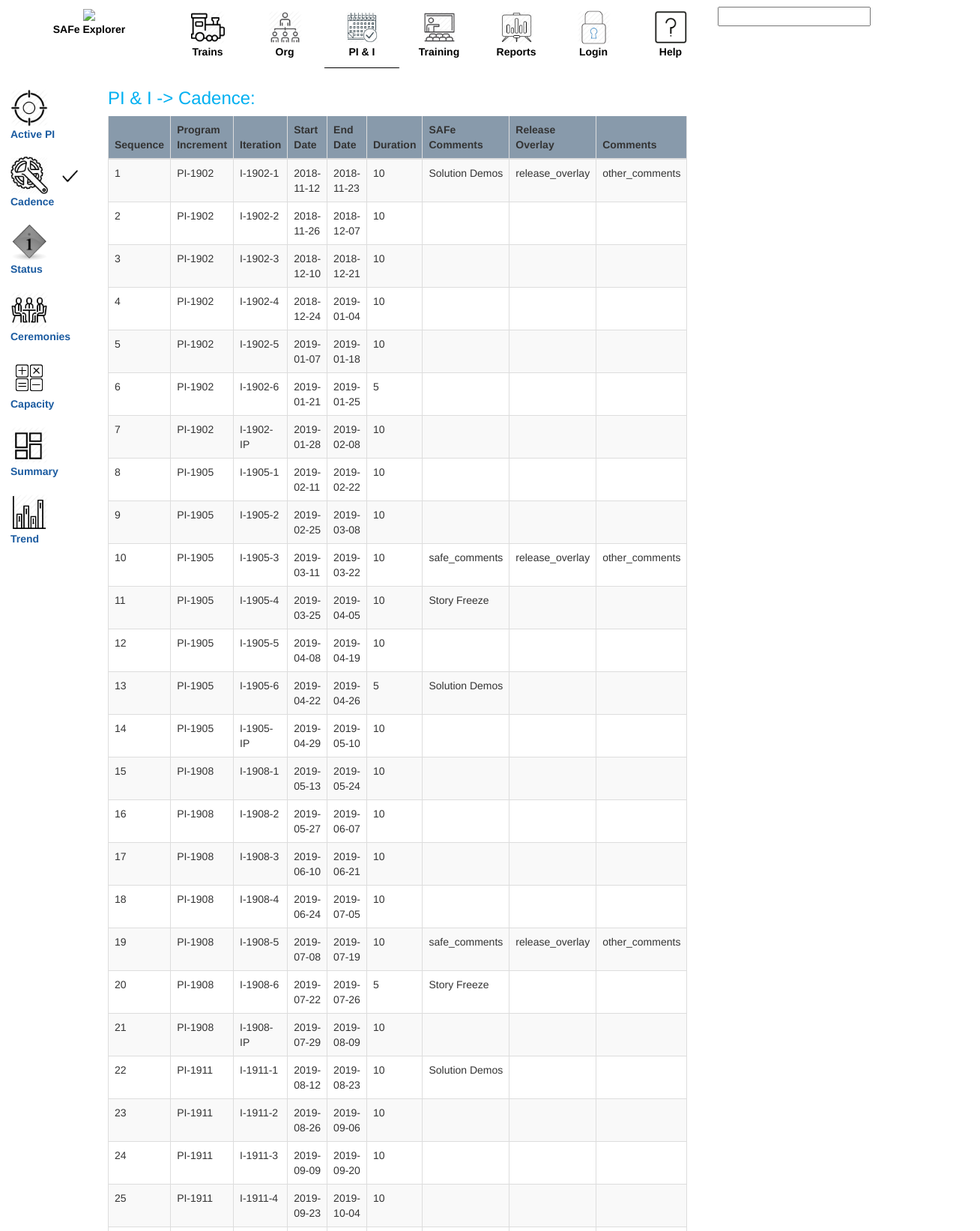
The page /piplanning_cadence.php (upper part) on the database its author committed.
### tables this page shows
CREATE TABLE `cadence` (
  `sequence` int(11) NOT NULL,
  `PI_id` varchar(255) NOT NULL,
  `iteration_id` varchar(255) NOT NULL,
  `start_date` date NOT NULL,
  `end_date` date NOT NULL,
  `duration` int(5) DEFAULT NULL,
  `safe_comments` varchar(255) DEFAULT NULL,
  `release_overlay` varchar(255) DEFAULT NULL,
  `comments` varchar(255) DEFAULT NULL
);

### functions.php (called while the page is built, shortened)
<?php
  function is_logged_in() {
    if (!isset($_SESSION['logged_in'])) {return false;}
	return true;
  }
  function is_admin() {
	if (!isset($_SESSION['logged_in'])) {return false;}
    return ($_SESSION['logged_in'] == true and $_SESSION['role'] == 'ADMIN');
  }
?>

### piplanning_cadence.php (the view, shortened to what this page needs)
<?php
  $nav_selected = "PIPLANNING";
  $left_buttons = "YES";
  $left_selected = "CADENCE";
  include("./nav.php");
  global $db;
  $image = "";
?>
  <div class="right-content">
   <div class="container">
       <h3 style = "color: #01B0F1;">PI & I -> Cadence:</h3>
        <table id="info" cellpadding="0" cellspacing="0" border="0" class="datatable table table-striped table-bordered datatable-style"
              width="100%" style="width: 100px;">
              <thead>
                <tr id="table-first-row">
                  <th>Sequence</th>
                  <th>Program Increment</th>
                  <th>Iteration</th>
                  <th>Start Date</th>
                  <th>End Date</th>
                  <th>Duration</th>
                  <th>SAFe Comments</th>
                  <th>Release Overlay</th>
                  <th>Comments</th>
                </tr>
              </thead>
              <tbody>
                <?php
                 $sql = "select *
                         from cadence";
                 $result = $db->query($sql);
                 if($result -> num_rows > 0){
                   while($row = $result -> fetch_assoc()){
                     echo
                     "<tr>
                         <td >" . $row["sequence"] . "</td>
                         <td>" .$row["PI_id"] ."</td>
                         <td>" .$row["iteration_id"] . "</td>
                          <td>" .$row["start_date"] ."</td>
                         <td>" .$row["end_date"] ."</td>
                         <td>" .$row["duration"] ."</td>
                         <td>" .$row["safe_comments"] .$image."</td>
                         <td>" .$row["release_overlay"].$image."</td>
                         <td>" .$row["comments"].$image."</td>
                       </tr>";
                   }
                 }
                  else {
                   echo "0 results";
                 }
                ?>
              </tbody>
        </table>
  <?php include("./footer.php"); ?>

### nav.php (shortened to what this page needs)
<!DOCTYPE html>
<html>
    <head>
        <link rel="stylesheet" href="https://maxcdn.bootstrapcdn.com/bootstrap/3.3.7/css/bootstrap.min.css">
        <link href="https://maxcdn.bootstrapcdn.com/bootstrap/3.3.7/css/bootstrap.min.css" rel="stylesheet"/>
        <link href="https://cdnjs.cloudflare.com/ajax/libs/datatables/1.10.12/css/dataTables.bootstrap.min.css" rel="stylesheet"/>
        <link rel="stylesheet" href="styles/mainStyleSheet.css">
        <link rel="stylesheet" type="text/css" href="styles/style.css">
    </head>
<body class="body_background">
<div id="wrap">
    <div id="nav">
        <ul>
            <a href="index.php">
              <li class="horozontal-li-logo">
              <img src ="./images/main_logo.png">
              <br/>SAFe Explorer</li>
            </a>
            <a href="trains_list.php">
              <li <?php if($nav_selected == "TRAINS"){ echo 'class="current-page"'; } ?>>
              <img src="./images/trains_and_teams.png">
              <br/>Trains</li>
            </a>
            <a href="org_list.php">
              <li <?php if($nav_selected == "ORG"){ echo 'class="current-page"'; } ?>>
                <img src="./images/org_structure.png">
                <br/>Org</li>
            </a>
            <a href="piplanning_active_pi.php">
              <li <?php if($nav_selected == "PIPLANNING"){ echo 'class="current-page"'; } ?>>
              <img src="./images/pi_planning.png">
              <br/>PI & I </li>
            </a>
            <a href="training_summary.php">
              <li <?php if($nav_selected == "TRAINING"){ echo 'class="current-page"'; } ?>>
              <img src="./images/training.png">
              <br/>Training</li>
            </a>
            <a href="reports_summary.php">
              <li <?php if($nav_selected == "REPORTS"){ echo 'class="current-page"'; } ?>>
                <img src="./images/reports.png">
                <br/>Reports</li>
            </a>
      <?php
        if (is_admin()) {
          echo '<a href="admin_import.php"><li ';
          if ($nav_selected == "ADMIN") {
            echo 'class="current-page"';
          }
          echo '><img src="./images/admin.png"><br/>Admin</li></a>';
          echo '<a href="./login-system/logout.php"><li ';
          if ($nav_selected == "LOGIN") {
            echo 'class="current-page"';
          }
          echo '><img src="./images/logout.png"><br/>Logout</li></a>';
        }
        elseif (is_logged_in()) {
          echo '<a href="./login-system/logout.php"><li ';
          if ($nav_selected == "LOGIN") {
            echo 'class="current-page"';
          }
          echo '><img src="./images/logout.png"><br/>Logout</li></a>';
        }
        else {
          echo '<a href="./login-system/index.php"><li ';
          if ($nav_selected == "LOGIN") {
            echo 'class="current-page"';
          }
          echo '><img src="./images/login.png"><br/>Login</li></a>';
        }
        ?>
        <a href="help_faqs.php">
          <li <?php if($nav_selected == "HELP"){ echo 'class="current-page"'; } ?>>
            <img src="./images/help.png">
            <br/>Help</li>
        </a>
		  <li class="horozontal-li-search" <?php if($nav_selected == "SEARCH"){ echo 'class="current-page"'; } ?>>
			   <div>
				    <input type="text" id="search_term" placeholder=" " title="Type in a name">
			   </div><br/>
		  </li>
      </ul>
      <br />
    </div>
    <table style="width:1250px">
      <tr>
        <?php
            if ($left_buttons == "YES") {
        ?>
        <td style="width: 120px;" valign="top">
        <?php
            if ($nav_selected == "TRAINS") {
                include("./left_menu_trains.php");
            } elseif ($nav_selected == "ORG") {
                include("./left_menu_org.php");
            } elseif ($nav_selected == "PIPLANNING") {
                include("./left_menu_piplanning.php");
            } elseif ($nav_selected == "ADMIN") {
                include("./left_menu_admin.php");
            } elseif ($nav_selected == "TRAINING") {
                include("./left_menu_training.php");
            } elseif ($nav_selected == "REPORTS") {
                include("./left_menu_reports.php");
            } elseif ($nav_selected == "HELP") {
                include("./left_menu_help.php");
            } else {
                include("./left_menu.php");
            }
        ?>
        </td>
        <td style="width: 1100px;" valign="top">
        <?php
          } else {
        ?>
        <td style="width: 100%;" valign="top">
        <?php
          }
        ?>

### left_menu_piplanning.php
<div id="menu-left">
  <a href="piplanning_active_pi.php">
  	<div <?php if($left_selected == "ACTIVE_PI")
  	{ echo 'class="menu-left-current-page"'; } ?>>
  	<img src="./images/piplanning_active_pi.png">
  	<br/>Active PI<br/></div>
  </a>
  <a href = "piplanning_cadence.php">
  	<div <?php if($left_selected == "CADENCE")
  	{ echo 'class="menu-left-current-page"'; } ?>>
  	<img src="./images/piplanning_cadence.png">
  	<br/>Cadence<br/></div>
  </a>
  <a href = "piplanning_status.php">
    <div <?php if($left_selected == "STATUS")
    { echo 'class="menu-left-current-page"'; } ?>>
    <img src="./images/status_icon.png">
    <br/>Status<br/></div>
  </a>
  <a href = "piplanning_ceremonies.php">
    <div <?php if($left_selected == "CEREMONIES")
    { echo 'class="menu-left-current-page"'; } ?>>
    <img src="./images/piplanning_ceremonies.png">
    <br/>Ceremonies<br/></div>
  </a>
  <a href="piplanning_capacity.php">
  	<div <?php if($left_selected == "CAPACITY")
  	{ echo 'class="menu-left-current-page"'; } ?>>
  	<img src="./images/piplanning_capacity.png">
  	<br/>Capacity<br/></div>
  </a>
  <a href = "piplanning_summary.php">
  	<div <?php if($left_selected == "SUMMARY")
  	{ echo 'class="menu-left-current-page"'; } ?>>
  	<img src="./images/piplanning_summary.png">
  	<br/>Summary<br/></div>
  </a>
  <a href = "piplanning_trend.php">
  	<div <?php if($left_selected == "TREND")
  	{ echo 'class="menu-left-current-page"'; } ?>>
  	<img src="./images/piplanning_trend.png">
  	<br/>Trend<br/></div>
  </a>
</div>

### footer.php (shortened to what this page needs)
</div>
</td>
</tr>
</table>
</div>
</body>
</html>

### styles/mainStyleSheet.css (style rules this page uses)
body { margin: 0; padding: 0; font-family: "Helvetica", Arial, sans-serif; text-rendering: geometricPrecision; }
a { color: #1B5BA0; text-decoration: none; }
#wrap { clear: both; margin: 0 auto; width: 1250px; padding: 4px; background-color: #ffffff; height: auto; display: table; overflow: auto; }
#nav { width: 100%; padding: 5px 0 0 0; margin: 0 auto; display: block; clear: both; height: 90px; background-color: #ffffff; margin-bottom: 5px; }
#nav ul { height: 82px; list-style: none; font-family: sans-serif; font-size: 14px; font-weight: bold; margin: 0 auto; padding: 0; clear: both; display: block; position: relative; color: #000000; }
#nav ul li { display: inline; text-align: center; height: 82px; padding: 5px 0 0 0; float:left; margin-right: 3px; width: 100px; }
#nav ul li.current-page { border-bottom: 1px solid #000000; }
#nav ul li img { max-height: 45px; max-width: 80px; clear: both; }
#nav ul li.horozontal-li-logo { color: #000000; background-color: #ffffff; width: 210px; padding: 0px 10px 0 10px; border-bottom: 0; margin-left: 5px; text-transform: none; }
#nav ul li.horozontal-li-logo img { max-height: 50px; max-width: 210px; clear: both; }
#nav ul li.horozontal-li-search { color: #000000; width: 180px; padding: 0px 0px 0px 10px; }
#nav a { color: #000000; text-decoration: none; }
#menu-left { width: 120px; padding: 0 0 0 5px; margin: 0 auto; display: inline-block; vertical-align: top; text-align: center; font-family: sans-serif; font-size: 14px; font-weight: bold; }
.menu-left-current-page { width: 120px; background-image: url('images/left_selected.png'); background-repeat: no-repeat; background-position: 70% 50%; background-size: 20%; }
#menu-left img { max-height: 50px; max-width: 75px; margin-top: 20px; }
#menu-left div { width: 120px; text-align: left; }
.datatable-style { border: 0; }
#table-first-row { background: #889aab; }

### styles/style.css (style rules this page uses)
* { font-family: sans-serif; }

### rows shown on the page
cadence: sequence "1", PI "PI-1902", iteration "I-1902-1", start_date "2018-11-12", end_date "2018-11-23", duration "10", safe_comments "Solution Demos", release_overlay "release_overlay", comments "other_comments"
cadence: sequence "2", PI "PI-1902", iteration "I-1902-2", start_date "2018-11-26", end_date "2018-12-07", duration "10"
cadence: sequence "3", PI "PI-1902", iteration "I-1902-3", start_date "2018-12-10", end_date "2018-12-21", duration "10"
cadence: sequence "4", PI "PI-1902", iteration "I-1902-4", start_date "2018-12-24", end_date "2019-01-04", duration "10"
cadence: sequence "5", PI "PI-1902", iteration "I-1902-5", start_date "2019-01-07", end_date "2019-01-18", duration "10"
cadence: sequence "6", PI "PI-1902", iteration "I-1902-6", start_date "2019-01-21", end_date "2019-01-25", duration "5"
cadence: sequence "7", PI "PI-1902", iteration "I-1902-IP", start_date "2019-01-28", end_date "2019-02-08", duration "10"
cadence: sequence "8", PI "PI-1905", iteration "I-1905-1", start_date "2019-02-11", end_date "2019-02-22", duration "10"
cadence: sequence "9", PI "PI-1905", iteration "I-1905-2", start_date "2019-02-25", end_date "2019-03-08", duration "10"
cadence: sequence "10", PI "PI-1905", iteration "I-1905-3", start_date "2019-03-11", end_date "2019-03-22", duration "10", safe_comments "safe_comments", release_overlay "release_overlay", comments "other_comments"
cadence: sequence "11", PI "PI-1905", iteration "I-1905-4", start_date "2019-03-25", end_date "2019-04-05", duration "10", safe_comments "Story Freeze"
cadence: sequence "12", PI "PI-1905", iteration "I-1905-5", start_date "2019-04-08", end_date "2019-04-19", duration "10"
cadence: sequence "13", PI "PI-1905", iteration "I-1905-6", start_date "2019-04-22", end_date "2019-04-26", duration "5", safe_comments "Solution Demos"
cadence: sequence "14", PI "PI-1905", iteration "I-1905-IP", start_date "2019-04-29", end_date "2019-05-10", duration "10"
cadence: sequence "15", PI "PI-1908", iteration "I-1908-1", start_date "2019-05-13", end_date "2019-05-24", duration "10"
cadence: sequence "16", PI "PI-1908", iteration "I-1908-2", start_date "2019-05-27", end_date "2019-06-07", duration "10"
cadence: sequence "17", PI "PI-1908", iteration "I-1908-3", start_date "2019-06-10", end_date "2019-06-21", duration "10"
cadence: sequence "18", PI "PI-1908", iteration "I-1908-4", start_date "2019-06-24", end_date "2019-07-05", duration "10"
cadence: sequence "19", PI "PI-1908", iteration "I-1908-5", start_date "2019-07-08", end_date "2019-07-19", duration "10", safe_comments "safe_comments", release_overlay "release_overlay", comments "other_comments"
cadence: sequence "20", PI "PI-1908", iteration "I-1908-6", start_date "2019-07-22", end_date "2019-07-26", duration "5", safe_comments "Story Freeze"
cadence: sequence "21", PI "PI-1908", iteration "I-1908-IP", start_date "2019-07-29", end_date "2019-08-09", duration "10"
cadence: sequence "22", PI "PI-1911", iteration "I-1911-1", start_date "2019-08-12", end_date "2019-08-23", duration "10", safe_comments "Solution Demos"
cadence: sequence "23", PI "PI-1911", iteration "I-1911-2", start_date "2019-08-26", end_date "2019-09-06", duration "10"
cadence: sequence "24", PI "PI-1911", iteration "I-1911-3", start_date "2019-09-09", end_date "2019-09-20", duration "10"
cadence: sequence "25", PI "PI-1911", iteration "I-1911-4", start_date "2019-09-23", end_date "2019-10-04", duration "10"
